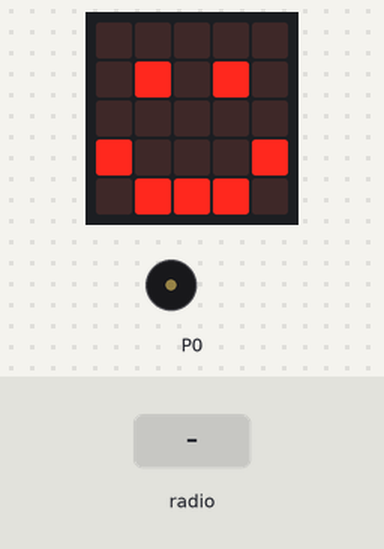
Simulated run of this program. Board: BBC micro:bit (MakeCode). On the bench: the board's 5×5 LED display, buzzer (waves = sounding). The test bench sets the inputs (shaded band).

Above: at 0.1 s.
1.9 s: radio message "1" arrives
At 2.5 s:
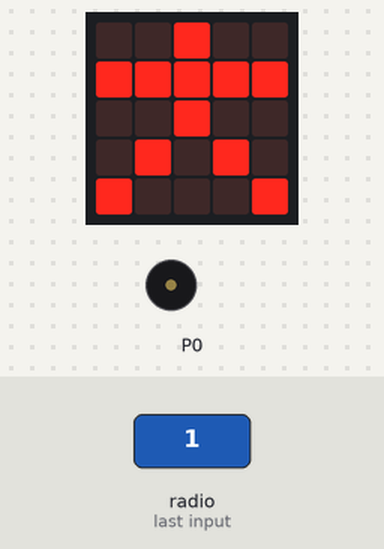
At 4.2 s:
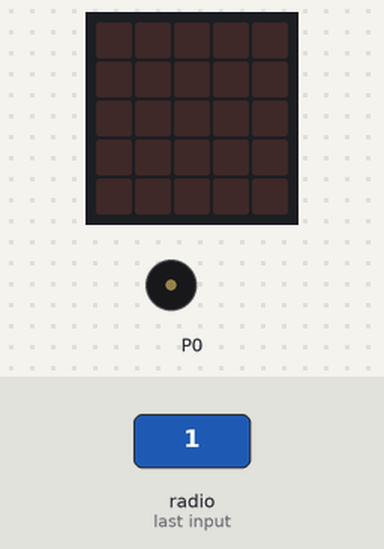
Timing chart, 0 to 5.7 s (numbered marks = the images above; inputs shaded):
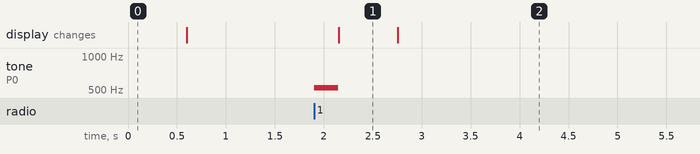

The program:

main.ts
```typescript
radio.onReceivedNumber(function (receivedNumber) {
    if (receivedNumber == 1) {
        music.playTone(523, music.beat(BeatFraction.Half))
        basic.showIcon(IconNames.StickFigure)
    } else {
        led.plotBrightness(2, 2, 10)
        basic.pause(200)
    }
    basic.clearScreen()
})
radio.setGroup(1)
basic.showIcon(IconNames.Happy)
basic.clearScreen()
```

test.ts
```typescript
// テストはここに来ます。このパッケージが拡張機能として使用されるときにはコンパイルされません。
```

Measured:
- after the input at 1.9 s, tone on P0: silent → 523 Hz at once, → silent 0.25 s later; the display: changes after 0.26 s (image 1)
- what the display in image 1 shows lasts 0.6 s, from 2.2 s to 2.8 s
